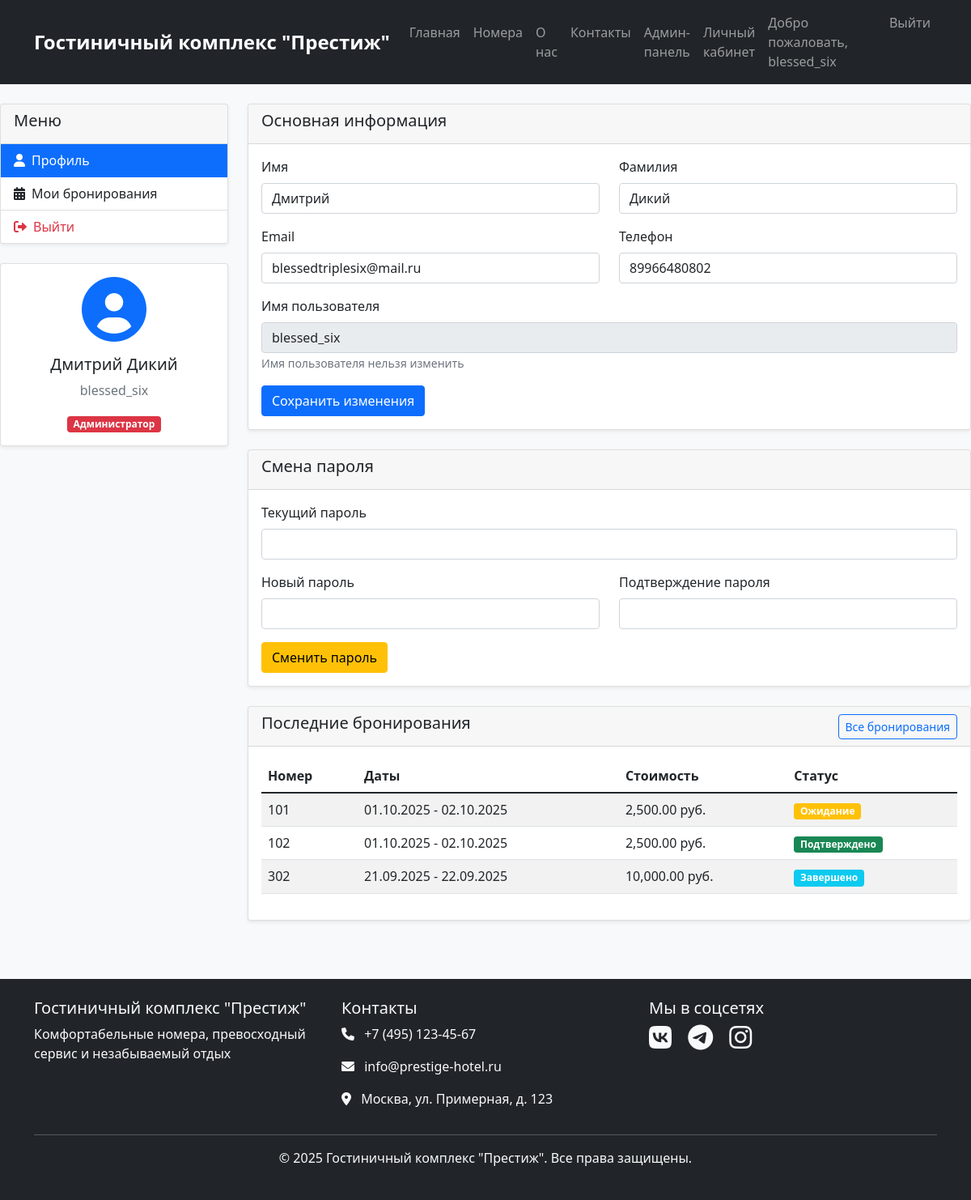
The page /user/profile.php (signed in) on the database its author committed.
### tables this page shows
CREATE TABLE `users` (
  `id` int NOT NULL,
  `username` varchar(50) NOT NULL,
  `email` varchar(100) NOT NULL,
  `password` varchar(255) NOT NULL,
  `first_name` varchar(50) NOT NULL,
  `last_name` varchar(50) NOT NULL,
  `phone` varchar(20) DEFAULT NULL,
  `role` enum('guest','staff','admin') DEFAULT 'guest',
  `created_at` timestamp NULL DEFAULT CURRENT_TIMESTAMP,
  `is_active` tinyint(1) DEFAULT '1'
);

CREATE TABLE `bookings` (
  `id` int NOT NULL,
  `user_id` int NOT NULL,
  `room_id` int NOT NULL,
  `check_in_date` date NOT NULL,
  `check_out_date` date NOT NULL,
  `guests_count` int NOT NULL,
  `total_price` decimal(10,2) NOT NULL,
  `status` enum('pending','confirmed','cancelled','completed') DEFAULT 'pending',
  `special_requests` text,
  `created_at` timestamp NULL DEFAULT CURRENT_TIMESTAMP
);

CREATE TABLE `rooms` (
  `id` int NOT NULL,
  `room_number` varchar(10) NOT NULL,
  `room_type_id` int NOT NULL,
  `floor` int NOT NULL,
  `status` enum('available','occupied','maintenance','cleaning') DEFAULT 'available'
);

### includes/classes/user.php (called while the page is built, shortened)
<?php
class User {
    private $conn;
    public function __construct($db) {
        $this->conn = $db;
    }
    public function readOne($user_id) {
        $query = "SELECT * FROM users WHERE id = :id";
        $stmt = $this->conn->prepare($query);
        $stmt->bindParam(':id', $user_id);
        $stmt->execute();
        return $stmt->fetch(PDO::FETCH_ASSOC);
    }
}
?>

### includes/classes/booking.php (called while the page is built, shortened)
<?php
class Booking {
    private $conn;
    public function __construct($db) {
        $this->conn = $db;
    }
    public function readByUser($user_id) {
        $query = "SELECT b.*, r.room_number, rt.name as room_type_name
                  FROM bookings b
                  JOIN rooms r ON b.room_id = r.id
                  JOIN room_types rt ON r.room_type_id = rt.id
                  WHERE b.user_id = :user_id
                  ORDER BY b.created_at DESC";
        $stmt = $this->conn->prepare($query);
        $stmt->bindParam(":user_id", $user_id);
        $stmt->execute();
        return $stmt;
    }
}
?>

### user/profile.php (the view, shortened to what this page needs)
<?php
require_once '../includes/classes/User.php';
require_once '../includes/classes/Booking.php';
$database = new Database();
$db = $database->getConnection();
$user_id = $_SESSION['user_id'];
$user = new User($db);
$booking = new Booking($db);
$user_data = $user->readOne($user_id);
$user_bookings = $booking->readByUser($user_id);
?>
<?php include '../includes/header.php'; ?>
<div class="row">
    <div class="col-md-3">
        <div class="card">
            <div class="card-header">
                <h5>Меню</h5>
            </div>
            <div class="list-group list-group-flush">
                <a href="profile.php" class="list-group-item list-group-item-action active">
                    <i class="fas fa-user me-2"></i>Профиль
                </a>
                <a href="bookings.php" class="list-group-item list-group-item-action">
                    <i class="fas fa-calendar-alt me-2"></i>Мои бронирования
                </a>
                <a href="../pages/logout.php" class="list-group-item list-group-item-action text-danger">
                    <i class="fas fa-sign-out-alt me-2"></i>Выйти
                </a>
            </div>
        </div>
        <div class="card mt-3">
            <div class="card-body text-center">
                <div class="mb-3">
                    <i class="fas fa-user-circle fa-5x text-primary"></i>
                </div>
                <h5><?php echo htmlspecialchars($user_data['first_name'] . ' ' . $user_data['last_name']); ?></h5>
                <p class="text-muted"><?php echo htmlspecialchars($user_data['username']); ?></p>
                <span class="badge bg-<?php
                    switch($user_data['role']) {
                        case 'admin': echo 'danger'; break;
                    }
                ?>">
                    <?php
                    switch($user_data['role']) {
                        case 'admin': echo 'Администратор'; break;
                    }
                    ?>
                </span>
            </div>
        </div>
    </div>
    <div class="col-md-9">
        <div class="card">
            <div class="card-header">
                <h5>Основная информация</h5>
            </div>
            <div class="card-body">
                <form method="POST">
                    <div class="row">
                        <div class="col-md-6">
                            <div class="mb-3">
                                <label class="form-label">Имя</label>
                                <input type="text" class="form-control" name="first_name"
                                       value="<?php echo htmlspecialchars($user_data['first_name']); ?>" required>
                            </div>
                        </div>
                        <div class="col-md-6">
                            <div class="mb-3">
                                <label class="form-label">Фамилия</label>
                                <input type="text" class="form-control" name="last_name"
                                       value="<?php echo htmlspecialchars($user_data['last_name']); ?>" required>
                            </div>
                        </div>
                    </div>
                    <div class="row">
                        <div class="col-md-6">
                            <div class="mb-3">
                                <label class="form-label">Email</label>
                                <input type="email" class="form-control" name="email"
                                       value="<?php echo htmlspecialchars($user_data['email']); ?>" required>
                            </div>
                        </div>
                        <div class="col-md-6">
                            <div class="mb-3">
                                <label class="form-label">Телефон</label>
                                <input type="tel" class="form-control" name="phone"
                                       value="<?php echo htmlspecialchars($user_data['phone'] ?? ''); ?>">
                            </div>
                        </div>
                    </div>
                    <div class="mb-3">
                        <label class="form-label">Имя пользователя</label>
                        <input type="text" class="form-control" value="<?php echo htmlspecialchars($user_data['username']); ?>" disabled>
                        <small class="form-text text-muted">Имя пользователя нельзя изменить</small>
                    </div>
                    <button type="submit" class="btn btn-primary">Сохранить изменения</button>
                </form>
            </div>
        </div>
        <div class="card mt-4">
            <div class="card-header">
                <h5>Смена пароля</h5>
            </div>
            <div class="card-body">
                <form method="POST">
                    <div class="mb-3">
                        <label class="form-label">Текущий пароль</label>
                        <input type="password" class="form-control" name="current_password" required>
                    </div>
                    <div class="row">
                        <div class="col-md-6">
                            <div class="mb-3">
                                <label class="form-label">Новый пароль</label>
                                <input type="password" class="form-control" name="new_password" required minlength="6">
                            </div>
                        </div>
                        <div class="col-md-6">
                            <div class="mb-3">
                                <label class="form-label">Подтверждение пароля</label>
                                <input type="password" class="form-control" name="confirm_password" required>
                            </div>
                        </div>
                    </div>
                    <button type="submit" class="btn btn-warning">Сменить пароль</button>
                </form>
            </div>
        </div>
        <div class="card mt-4">
            <div class="card-header d-flex justify-content-between align-items-center">
                <h5>Последние бронирования</h5>
                <a href="bookings.php" class="btn btn-sm btn-outline-primary">Все бронирования</a>
            </div>
            <div class="card-body">
                <?php if ($user_bookings->rowCount() > 0): ?>
                    <div class="table-responsive">
                        <table class="table table-striped">
                            <thead>
                                <tr>
                                    <th>Номер</th>
                                    <th>Даты</th>
                                    <th>Стоимость</th>
                                    <th>Статус</th>
                                </tr>
                            </thead>
                            <tbody>
                                <?php
                                $count = 0;
                                while ($booking = $user_bookings->fetch(PDO::FETCH_ASSOC) and $count < 3):
                                    $count++;
                                ?>
                                    <tr>
                                        <td><?php echo htmlspecialchars($booking['room_number']); ?></td>
                                        <td>
                                            <?php echo date('d.m.Y', strtotime($booking['check_in_date'])); ?> -
                                            <?php echo date('d.m.Y', strtotime($booking['check_out_date'])); ?>
                                        </td>
                                        <td><?php echo number_format($booking['total_price'], 2); ?> руб.</td>
                                        <td>
                                            <span class="badge bg-<?php
                                                switch($booking['status']) {
                                                    case 'confirmed': echo 'success'; break;
                                                    case 'pending': echo 'warning'; break;
                                                    case 'completed': echo 'info'; break;
                                                }
                                            ?>">
                                                <?php
                                                switch($booking['status']) {
                                                    case 'confirmed': echo 'Подтверждено'; break;
                                                    case 'pending': echo 'Ожидание'; break;
                                                    case 'completed': echo 'Завершено'; break;
                                                }
                                                ?>
                                            </span>
                                        </td>
                                    </tr>
                                <?php endwhile; ?>
                            </tbody>
                        </table>
                    </div>
                <?php endif; ?>
            </div>
        </div>
    </div>
</div>
<?php include '../includes/footer.php'; ?>

### assets/css/style.css (style rules this page uses)
body { background-color: #f8f9fa; font-family: 'Segoe UI', Tahoma, Geneva, Verdana, sans-serif; }
.card { box-shadow: 0 0.125rem 0.25rem rgba(0, 0, 0, 0.075); border: 1px solid rgba(0, 0, 0, 0.125); margin-bottom: 1.5rem; }
.btn { border-radius: 0.25rem; }
.table th { border-top: none; font-weight: 600; }

### rows shown on the page
users: first_name+last_name "Дмитрий Дикий", username "blessed_six", first_name "Дмитрий", last_name "Дикий", email "blessedtriplesix@mail.ru", phone "89966480802"
bookings: room.room_number "101", check_in_date "01.10.2025", check_out_date "02.10.2025", total_price "2,500.00", status "Ожидание"
bookings: room.room_number "102", check_in_date "01.10.2025", check_out_date "02.10.2025", total_price "2,500.00", status "Подтверждено"
bookings: room.room_number "302", check_in_date "21.09.2025", check_out_date "22.09.2025", total_price "10,000.00", status "Завершено"

### other values the page prints
SITE_NAME "Гостиничный комплекс \"Престиж\""
$_SESSION['username'] "blessed_six"
